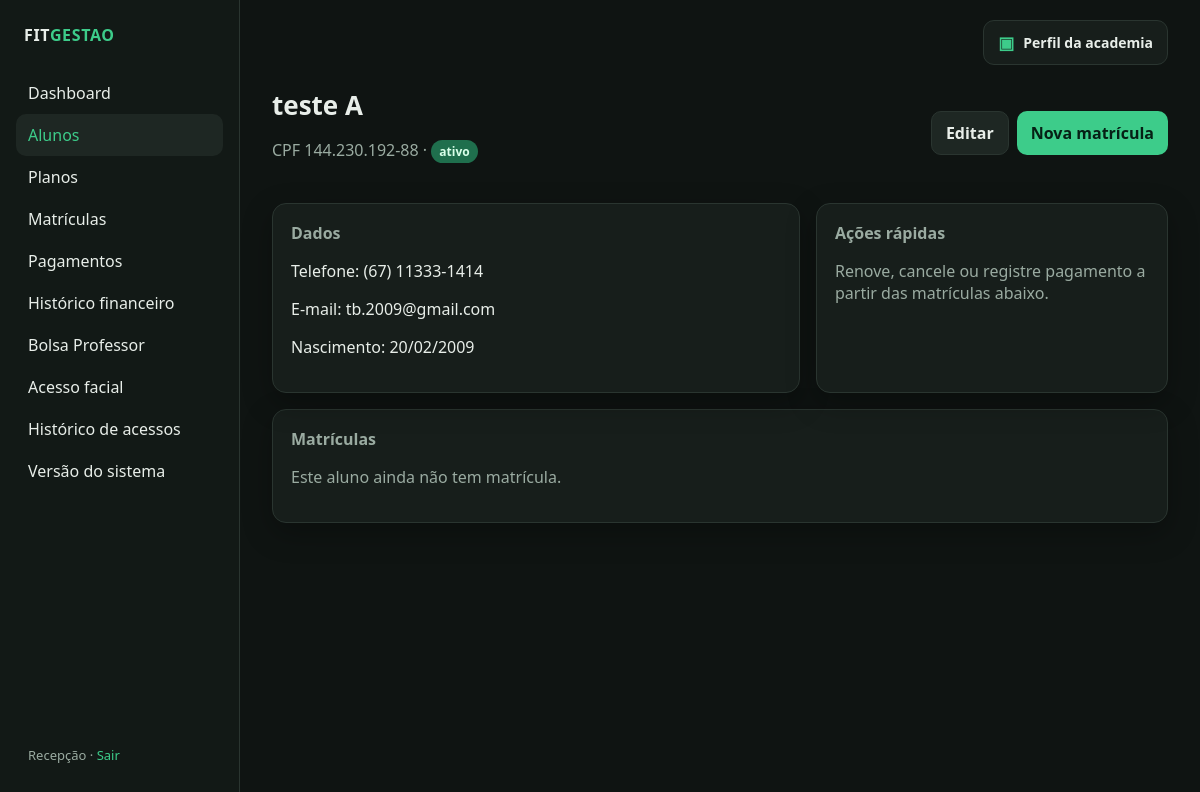
The page /alunos/1 (signed in) on the database its author committed.
### app/models.py (models this page shows)
class User(UserMixin, db.Model):
    id = db.Column(db.Integer, primary_key=True)
    username = db.Column(db.String(80), unique=True, nullable=False)
    name = db.Column(db.String(120), nullable=False)
    password_hash = db.Column(db.String(255), nullable=False)
    payments = db.relationship("Payment", backref="registered_by", lazy=True)

class Student(db.Model):
    id = db.Column(db.Integer, primary_key=True)
    name = db.Column(db.String(120), nullable=False)
    document = db.Column(db.String(20), unique=True, nullable=False)
    phone = db.Column(db.String(30), nullable=True)
    email = db.Column(db.String(120), nullable=True)
    birth_date = db.Column(db.Date, nullable=True)
    status = db.Column(db.String(20), nullable=False, default="ativo")
    is_instructor = db.Column(db.Boolean, nullable=False, default=False)
    controlid_user_id = db.Column(db.Integer, unique=True, nullable=True)
    face_registered = db.Column(db.Boolean, nullable=False, default=False)
    created_at = db.Column(db.DateTime, server_default=db.func.now())
    enrollments = db.relationship(
        "Enrollment", backref="student", lazy=True, order_by="Enrollment.start_date.desc()"
    )

### app/routes/students.py (the view)
@bp.route("/<int:student_id>")
@login_required
def detail(student_id):
    refresh_enrollment_statuses()
    student = Student.query.get_or_404(student_id)
    return render_template("students/detail.html", student=student, scholarship_active=has_valid_scholarship(student))

### app/services.py (called while the page is built)
def refresh_enrollment_statuses():
    today = date.today()
    rows = Enrollment.query.filter(Enrollment.status != "cancelada").all()
    changed = False
    for enrollment in rows:
        new_status = "vencida" if enrollment.end_date < today else "ativa"
        if enrollment.status != new_status:
            enrollment.status = new_status
            changed = True
    if changed:
        db.session.commit()

def has_valid_scholarship(student):
    if not student or student.status != "ativo":
        return False
    today = date.today()
    scholarship = ProfessorScholarship.query.filter(
        ProfessorScholarship.status == "ativa",
        ProfessorScholarship.start_date <= today,
        ((ProfessorScholarship.end_date.is_(None)) |
         (ProfessorScholarship.end_date >= today)),
        ((ProfessorScholarship.instructor_id == student.id) |
         (ProfessorScholarship.family_id == student.id)),
    ).first()
    return bool(scholarship and scholarship.instructor.status == "ativo")

### app/templates/students/detail.html (shortened to what this page needs)
{% extends "base.html" %}
{% block content %}
<div class="topbar">
  <div>
    <h1>{{ student.name }}</h1>
    <p class="muted">CPF {{ student.document }} · <span class="badge {{ student.status }}">{{ student.status }}</span></p>
  </div>
  <div class="actions">
    <a class="btn secondary" href="{{ url_for('students.edit', student_id=student.id) }}">Editar</a>
    <a class="btn" href="{{ url_for('enrollments.create', aluno=student.id) }}">Nova matrícula</a>
  </div>
</div>
<div class="grid two-col">
  <section class="card">
    <h2>Dados</h2>
    <p>Telefone: {{ student.phone or '—' }}</p>
    <p>E-mail: {{ student.email or '—' }}</p>
    <p>Nascimento: {{ student.birth_date.strftime('%d/%m/%Y') if student.birth_date else '—' }}</p>
  </section>
  <section class="card">
    <h2>Ações rápidas</h2>
    <p class="muted">Renove, cancele ou registre pagamento a partir das matrículas abaixo.</p>
  </section>
</div>
<section class="card" style="margin-top:16px">
  <h2>Matrículas</h2>
  {% if student.enrollments %}
  <table>
    <thead>
      <tr><th>Plano</th><th>Início</th><th>Fim</th><th>Status</th><th>Pagamento</th><th></th></tr>
    </thead>
    <tbody>
      {% for e in student.enrollments %}
      <tr>
        <td>{{ e.plan.name }}</td>
        <td>{{ e.start_date.strftime('%d/%m/%Y') }}</td>
        <td>{{ e.end_date.strftime('%d/%m/%Y') }}</td>
        <td><span class="badge {{ e.status }}">{{ e.status }}</span></td>
        <td>
          {% if scholarship_active %}
            <span class="badge pago">Bolsa integral — R$ 0,00</span>
          {% elif e.is_delinquent %}
            <span class="badge pendente">inadimplente</span>
          {% else %}
            <span class="badge pago">em dia</span>
          {% endif %}
        </td>
        <td class="actions">
          {% if not scholarship_active %}<a class="btn small" href="{{ url_for('payments.create', matricula=e.id) }}">Pagar</a>{% endif %}
          {% if e.status != 'cancelada' %}
          <form method="post" action="{{ url_for('enrollments.renew', enrollment_id=e.id) }}">
            <input type="hidden" name="csrf_token" value="{{ csrf_token() }}">
            <button class="btn small secondary" type="submit">Renovar</button>
          </form>
          <form method="post" action="{{ url_for('enrollments.cancel', enrollment_id=e.id) }}" onsubmit="return confirm('Cancelar esta matrícula?')">
            <input type="hidden" name="csrf_token" value="{{ csrf_token() }}">
            <button class="btn small danger" type="submit">Cancelar</button>
          </form>
          {% endif %}
        </td>
      </tr>
      {% endfor %}
    </tbody>
  </table>
  {% else %}
    <p class="muted">Este aluno ainda não tem matrícula.</p>
  {% endif %}
</section>
{% endblock %}

### app/templates/base.html (shortened to what this page needs)
<!doctype html>
<html lang="pt-BR">
<head>
  <link rel="stylesheet" href="{{ url_for('static', filename='css/style.css') }}">
</head>
<body>
<div class="layout">
  <aside class="sidebar">
    <p class="brand">FIT<span>GESTAO</span></p>
    <nav class="nav">
      <a href="{{ url_for('dashboard.index') }}" class="{{ 'active' if request.endpoint == 'dashboard.index' }}">Dashboard</a>
      <a href="{{ url_for('students.list_students') }}" class="{{ 'active' if request.endpoint and request.endpoint.startswith('students.') }}">Alunos</a>
      <a href="{{ url_for('plans.list_plans') }}" class="{{ 'active' if request.endpoint and request.endpoint.startswith('plans.') }}">Planos</a>
      <a href="{{ url_for('enrollments.list_enrollments') }}" class="{{ 'active' if request.endpoint and request.endpoint.startswith('enrollments.') }}">Matrículas</a>
      <a href="{{ url_for('payments.list_payments') }}" class="{{ 'active' if request.endpoint and request.endpoint.startswith('payments.') }}">Pagamentos</a>
      <a href="{{ url_for('payments.history') }}" class="{{ 'active' if request.endpoint == 'payments.history' }}">Histórico financeiro</a>
      <a href="{{ url_for('scholarships.index') }}" class="{{ 'active' if request.endpoint and request.endpoint.startswith('scholarships.') }}">Bolsa Professor</a>
      <a href="{{ url_for('facial_access.index') }}" class="{{ 'active' if request.endpoint == 'facial_access.index' }}">Acesso facial</a>
      <a href="{{ url_for('facial_access.history') }}" class="{{ 'active' if request.endpoint == 'facial_access.history' }}">Histórico de acessos</a>
      <a href="{{ url_for('system.version') }}" class="{{ 'active' if request.endpoint == 'system.version' }}">Versão do sistema</a>
    </nav>
    <div class="user">
      {{ current_user.name }} · <a href="{{ url_for('auth.logout') }}">Sair</a>
    </div>
  </aside>
  <main class="main">
    <div class="main-top-actions">
      <a class="academy-profile-link {{ 'active' if request.endpoint and request.endpoint.startswith('academy.') }}"
         href="{{ url_for('academy.profile') }}">
        <span class="academy-profile-icon">▣</span>
        <span>Perfil da academia</span>
      </a>
    </div>
    {% block content %}{% endblock %}
  </main>
</div>
</body>
</html>

### app/static/css/style.css (style rules this page uses)
:root { --bg: #0f1412; --panel: #171e1b; --panel-2: #1e2723; --line: #2a3530; --text: #e8eee9; --muted: #9aaba1; --accent: #3dcc8a; --accent-dim: #1f6f4d; --danger: #e05a5a; --warn: #e0b45a; --info: #5aa8e0; --radius: 14px; --shadow: 0 10px 30px rgba(0, 0, 0, 0.28); font-family: "Segoe UI", system-ui, sans-serif; }
* { box-sizing: border-box; }
html, body { margin: 0; min-height: 100%; background: var(--bg); color: var(--text); }
a { color: var(--accent); text-decoration: none; }
.layout { display: grid; grid-template-columns: 240px 1fr; min-height: 100vh; }
.sidebar { background: #121916; border-right: 1px solid var(--line); padding: 24px 16px; display: flex; flex-direction: column; gap: 8px; }
.brand { font-weight: 700; letter-spacing: 0.04em; margin: 0 8px 18px; }
.brand span { color: var(--accent); }
.nav a { display: block; color: var(--text); padding: 10px 12px; border-radius: 10px; text-decoration: none; }
.nav a:hover, .nav a.active { background: var(--panel-2); color: var(--accent); }
.sidebar .user { margin-top: auto; color: var(--muted); font-size: 13px; padding: 12px; }
.main { padding: 28px 32px 48px; }
.topbar { display: flex; justify-content: space-between; align-items: center; gap: 16px; margin-bottom: 24px; }
h1 { margin: 0; font-size: 26px; }
.muted { color: var(--muted); }
.grid { display: grid; gap: 16px; }
.card { background: var(--panel); border: 1px solid var(--line); border-radius: var(--radius); padding: 18px; box-shadow: var(--shadow); }
.card h2 { margin: 0 0 12px; font-size: 16px; color: var(--muted); font-weight: 600; }
.btn { display: inline-flex; align-items: center; justify-content: center; background: var(--accent); color: #062015; font-weight: 700; border: 0; border-radius: 10px; padding: 10px 14px; cursor: pointer; text-decoration: none; }
.btn.secondary { background: var(--panel-2); color: var(--text); border: 1px solid var(--line); }
.badge { display: inline-block; padding: 3px 8px; border-radius: 999px; font-size: 12px; font-weight: 700; }
.badge.ativa, .badge.pago, .badge.ativo { background: #1f6f4d; color: #d8ffe9; }
.actions { display: flex; gap: 8px; flex-wrap: wrap; }
.two-col { grid-template-columns: 1.2fr 0.8fr; }
.main-top-actions { display: flex; justify-content: flex-end; margin: -8px 0 22px; }
.academy-profile-link { display: inline-flex; align-items: center; gap: 9px; padding: 10px 14px; border: 1px solid var(--line); border-radius: 11px; background: var(--panel); color: var(--text); font-size: 14px; font-weight: 600; text-decoration: none; }
.academy-profile-icon { color: var(--accent); font-size: 17px; }

### rows shown on the page
User: name "Recepção"
Student: name "teste A", document "144.230.192-88", status "ativo", phone "(67) 11333-1414", email "tb.2009@gmail.com", birth_date "20/02/2009"
